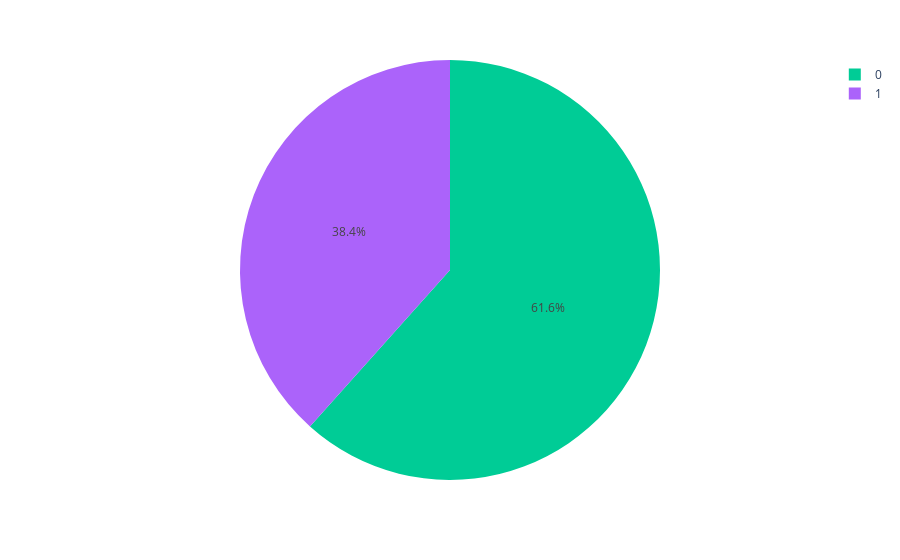

The notebook cell this image was saved under:
### Markdown cell above
# 5. Data Visualization

### Code cell
import plotly.express as px

fig = px.pie(new,names='survived',color='survived',
             color_discrete_map={'Yes':'red',
                                 'No':'green'})
fig.show()

### Figure 1 — Plotly figure (JSON) as saved in the notebook; plotly's stock layout.template omitted (floating-point values rounded to 4 significant figures; data arrays with more than 128 entries replaced by an {"elided": "..."} marker saying what was removed)
{"data": [{"customdata": {"elided": "891x1 int values"}, "domain": {"x": [0, 1], "y": [0, 1]}, "hovertemplate": "survived=%{customdata[0]}<extra></extra>", "labels": {"elided": "891 int values"}, "legendgroup": "", "marker": {"colors": {"elided": "891 str values"}}, "name": "", "showlegend": true, "type": "pie"}], "layout": {"legend": {"tracegroupgap": 0}, "margin": {"t": 60}}}
